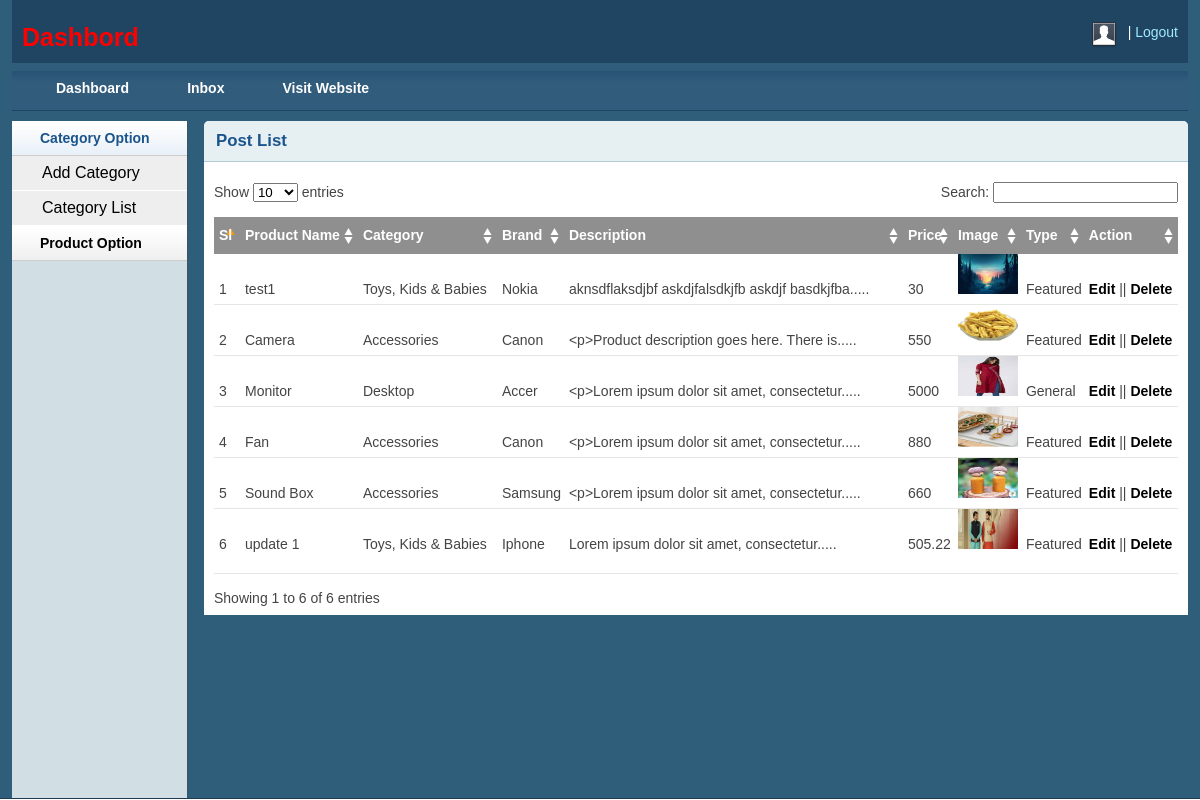
Page /E-Commerce-Website-Using-PHP/admin/productlist.php (signed in) on the committed database.
### tables this page shows
CREATE TABLE `tbl_product` (
  `productId` int(11) NOT NULL,
  `productName` varchar(255) NOT NULL,
  `catId` int(11) NOT NULL,
  `brandId` int(11) NOT NULL,
  `body` text NOT NULL,
  `price` float NOT NULL,
  `image` varchar(255) NOT NULL,
  `type` tinyint(4) NOT NULL DEFAULT 0
);

CREATE TABLE `tbl_category` (
  `catId` int(11) NOT NULL,
  `catName` varchar(255) NOT NULL
);

CREATE TABLE `tbl_brand` (
  `brandId` int(11) NOT NULL,
  `brandName` varchar(255) NOT NULL
);

### E-Commerce-Website-Using-PHP/lib/Database.php (called while the page is built, shortened)
<?php
class Database
{
    public $host   = DB_HOST;
    public $user   = DB_USER;
    public $pass   = DB_PASS;
    public $dbname = DB_NAME;
    public $link;
    private function connectDB()
    {
        $this->link = new mysqli(
            $this->host,
            $this->user,
            $this->pass,
            $this->dbname
        );
    }
    public function select($query)
    {
        $result = $this->link->query($query) or
        die($this->link->error . __LINE__);
        if ($result->num_rows > 0) {
            return $result;
        } else {
            return false;
        }
    }
}

### E-Commerce-Website-Using-PHP/classes/Product.php (called while the page is built, shortened)
<?php
$filepath = realpath(dirname(__FILE__));
include_once($filepath.'/../lib/Database.php');
include_once($filepath.'/../helpers/Format.php');
 ?>
<?php
class Product
{
    private $db;
    public function __construct()
    {
        $this->db = new Database();
    }
    public function getAllProduct()
    {
        $query = "SELECT p.*, c.catName, b.brandName
                    FROM tbl_product AS p, tbl_category AS c, tbl_brand AS b
                    WHERE p.catId = c.catId AND p.brandId = b.brandId
                    ORDER BY p.productId DESC";
        $result = $this->db->select($query);
        return $result;
    }
}

### E-Commerce-Website-Using-PHP/helpers/Format.php (called while the page is built, shortened)
<?php
class Format
{
    public function textShorten($text, $limit = 400)
    {
        $text = $text . " ";
        $text = substr($text, 0, $limit);
        $text = substr($text, 0, strrpos($text, ' '));
        $text = $text . ".....";
        return $text;
    }
}

### E-Commerce-Website-Using-PHP/admin/productlist.php (the view, shortened to what this page needs)
<?php include 'inc/header.php';?>
<?php include 'inc/sidebar.php';?>
<?php include '../classes/Product.php'; ?>
<?php include_once '../helpers/Format.php'; ?>
<?php
$pd = new Product();
$fm = new Format();
 ?>
<div class="grid_10">
    <div class="box round first grid">
        <h2>Post List</h2>
        <div class="block">
            <table class="data display datatable" id="example">
			<thead>
				<tr>
					<th>Sl</th>
					<th>Product Name</th>
					<th>Category</th>
					<th>Brand</th>
					<th>Description</th>
					<th>Price</th>
					<th>Image</th>
					<th>Type</th>
					<th>Action</th>
				</tr>
			</thead>
			<tbody>
				<?php
                $getPd = $pd->getAllProduct();
                if ($getPd) {
                    $i=0;
                    while ($result = $getPd->fetch_assoc()) {
                        $i++; ?>
				<tr class="odd gradeX">
					<td><?php echo $i; ?></td>
					<td><?php echo $result['productName']; ?></td>
					<td><?php echo $result['catName']; ?></td>
					<td><?php echo $result['brandName']; ?></td>
					<td><?php echo $fm->textShorten($result['body'], 50); ?></td>
					<td><?php echo $result['price']; ?></td>
					<td><img src="<?php echo $result['image']; ?>" height="40px" width="60px"></td>
					<td>
						<?php
                        if ($result['type']==0) {
                            echo "Featured";
                        } else {
                            echo "General";
                        } ?>
						</td>
					<td><a href="productedit.php?proid=<?php echo $result['productId']; ?>">Edit</a> || <a onclick="return confirm('Are you sure to delete this?')" href="?delpro=<?php echo $result['productId']; ?>">Delete</a></td>
				</tr>
				<?php
                    }
                } ?>
			</tbody>
		</table>
       </div>
    </div>
</div>
<?php include 'inc/footer.php';?>

### E-Commerce-Website-Using-PHP/admin/inc/header.php (shortened to what this page needs)
<!DOCTYPE html>
<html>
<head>
    <link rel="stylesheet" type="text/css" href="css/reset.css" media="screen" />
    <link rel="stylesheet" type="text/css" href="css/text.css" media="screen" />
    <link rel="stylesheet" type="text/css" href="css/grid.css" media="screen" />
    <link rel="stylesheet" type="text/css" href="css/layout.css" media="screen" />
    <link rel="stylesheet" type="text/css" href="css/nav.css" media="screen" />
    <link href="css/table/demo_page.css" rel="stylesheet" type="text/css" />
</head>
<body>
    <div class="container_12">
        <div class="grid_12 header-repeat">
            <div id="branding">
                <div class="floatleft logo">
                    <h1 style="color:red">Dashbord</h1>
                </div>
                <div class="floatright">
                    <div class="floatleft">
                        <img src="img/img-profile.jpg" alt="Profile Pic" /></div>
                    <div class="floatleft marginleft10">
                        <ul class="inline-ul floatleft">
                            <li><a href="?action=logout">Logout</a></li>
                        </ul>
                    </div>
                </div>
            </div>
        </div>
        <div class="grid_12">
            <ul class="nav main">
                <li ><a href="dashboard.php"><span>Dashboard</span></a> </li>
                <li><a href="inbox.php"><span>Inbox</span></a></li>
                <li ><a href="../index.php"><span>Visit Website</span></a></li>
            </ul>
        </div>

### E-Commerce-Website-Using-PHP/admin/inc/sidebar.php (shortened to what this page needs)
<div class="grid_2">
    <div class="box sidemenu">
        <div class="block" id="section-menu">
            <ul class="section menu">
                <li><a class="menuitem">Category Option</a>
                    <ul class="submenu">
                        <li><a href="catadd.php">Add Category</a> </li>
                        <li><a href="catlist.php">Category List</a> </li>
                    </ul>
                </li>
                <li><a class="menuitem">Product Option</a>
                </li>
            </ul>
        </div>
    </div>
</div>

### E-Commerce-Website-Using-PHP/admin/inc/footer.php (shortened to what this page needs)
    </div>
</body>
</html>

### E-Commerce-Website-Using-PHP/admin/css/layout.css (style rules this page uses)
body { background: #fff none repeat scroll 0 0; color: #444; font-size: 14px; padding: 0; }
.floatleft { float:left; }
.floatright { float:right; }
.inline-ul li { display:inline; color:#fff; }
.marginleft10 { margin-left:10px; }
a { color: #000; font-weight:bold; text-decoration: none; }
.container_12, .container_16 { background:#2E5E79; }
h1, h2, h3, h4, h5, h6 { line-height:1.2em; margin-bottom:.3em; }
h2 { margin-top:1em; }
#branding { font-weight: normal; margin-bottom: 0; padding: 22px 10px 3px; text-align: left; }
.header-repeat { background:url(../img/header-repeat.jpg) repeat-x; }
#branding a { color:#A1EAFF; font-weight:normal; }
#branding a:before { content:" | "; color:#fff; }
#branding ul, #branding ul li { margin:0px; padding:0px; }
#branding li { padding:0px 0px 0px 0px !important; }
.box { background:#fff; margin-bottom:20px; padding:10px 10px 10px 10px; margin-left:-8px; }
.box.grid { padding-bottom:40px; }
.box.round { -moz-border-radius: 5px 5px 0px 0px; -webkit-border-radius: 5px 5px 0px 0px; border-radius: 5px 5px 0px 0px; }
.box h2 { font-size:1.2em; font-weight:bold; color:#1B548D; background:#E6F0F3; margin:-10px -10px 0 -10px; padding:10px 12px; border-bottom:1px solid #B3CBD6; -moz-border-radius: 5px 5px 0px 0px; -webkit-border-radius: 5px 5px 0px 0px; border-radius: 5px 5px 0px 0px; }
.box.first { min-height: 406px; }
.block { padding-top:20px; }
.box.sidemenu { background-color:#D1DEE4; border-right:1px solid #3A5665; padding:0px; margin:0px; cursor:pointer; }
.box.sidemenu .block { padding-top:0px; margin-top:0px; }
p { margin-bottom:1em; }
ul, ol { padding-top:0; }
ul.menu { list-style:none; border-top:1px solid #bbb; }
ul.menu li { margin:0; }
ul.menu li a { display:block; padding:4px 10px; border-bottom:1px solid #ccc; }
ul.menu ul { list-style:none; margin:0; }
ul.menu ul li a { padding-left:30px; }
ul.section { border-top:0; margin-bottom:0; }
ul.section li a { background:url(../img/sidemenu-repeat.jpg) repeat-x; line-height:26px; padding-left:28px; }
ul.section li li a { background:#ddd; border-bottom:1px solid #eee; }
ul.section ul li { text-transform:none; }
ul.section ul.current li a { background: #eee none repeat scroll 0 0; border-bottom: 1px solid #fff; font-size: 16px; font-weight: normal; }
ul.section li a.current { color:#1B548D; background:url(../img/sidemenu-repeat-hover.jpg) repeat-x; }
.block { padding-bottom:1px; }
table.display { margin: 0 auto; clear: both; width: 100%; }
.sorting_asc { background: #8f8f8f url(../img/table/sort_asc.png) no-repeat center right; padding:8px 5px; text-align:left; color:#fff; }
.sorting { background:#8f8f8f url(../img/table/sort_both.png) no-repeat center right; padding:8px 5px; text-align:left; color:#fff; }
tr.odd { height: 30px; line-height: 30px; border-bottom:1px solid #e6e6e6; }
tr.even { height: 30px; line-height: 30px; border-bottom:1px solid #e6e6e6; }
tr.odd td, tr.even td { padding-left:5px; }

### rows in the picture
tbl_product: productName "test1", catId.catName "Toys, Kids & Babies", brandId.brandName "Nokia", body "aknsdflaksdjbf askdjfalsdkjfb askdjf basdkjfba.....", price "30", image (picture), type "Featured"
tbl_product: productName "Camera", catId.catName "Accessories", brandId.brandName "Canon", body "<p>Product description goes here. There is.....", price "550", image (picture), type "Featured"
tbl_product: productName "Monitor", catId.catName "Desktop", brandId.brandName "Accer", body "<p>Lorem ipsum dolor sit amet, consectetur.....", price "5000", image (picture), type "General"
tbl_product: productName "Fan", catId.catName "Accessories", brandId.brandName "Canon", body "<p>Lorem ipsum dolor sit amet, consectetur.....", price "880", image (picture), type "Featured"
tbl_product: productName "Sound Box", catId.catName "Accessories", brandId.brandName "Samsung", body "<p>Lorem ipsum dolor sit amet, consectetur.....", price "660", image (picture), type "Featured"
tbl_product: productName "update 1", catId.catName "Toys, Kids & Babies", brandId.brandName "Iphone", body "Lorem ipsum dolor sit amet, consectetur.....", price "505.22", image (picture), type "Featured"
